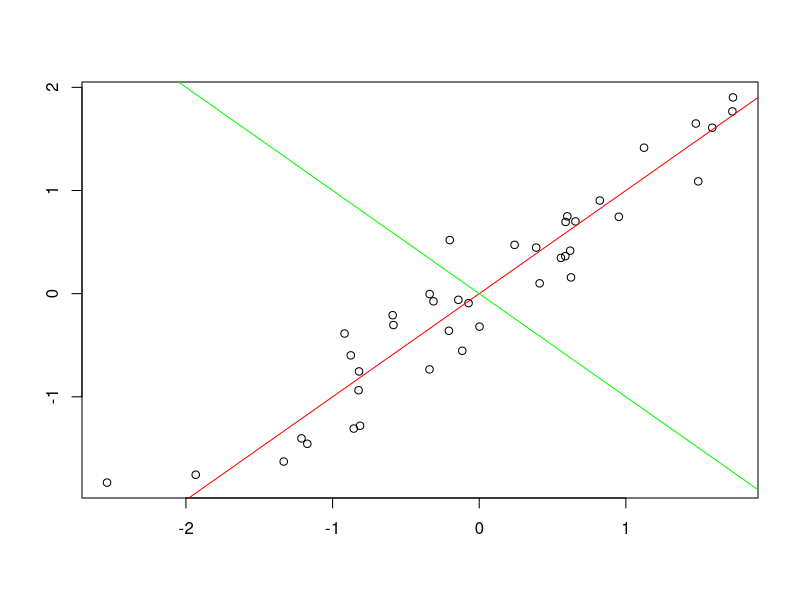

Recreate this plot in R.
## ---- chunk 1
knitr::opts_chunk$set(echo = TRUE)
## ---- chunk 2
library(MASS)

rand_data <- mvrnorm(n = 40, mu = c(4,1), Sigma = matrix(c(8, 5, 5, 4), nrow = 2))

pca_data <- prcomp(rand_data, scale. = TRUE)

plot(scale(rand_data), ann = FALSE)
abline(a = 0, b = pca_data$rotation[1,1]/pca_data$rotation[2,1], col = "red")
abline(a = 0, b = pca_data$rotation[1,2]/pca_data$rotation[2,2], col = "green")
